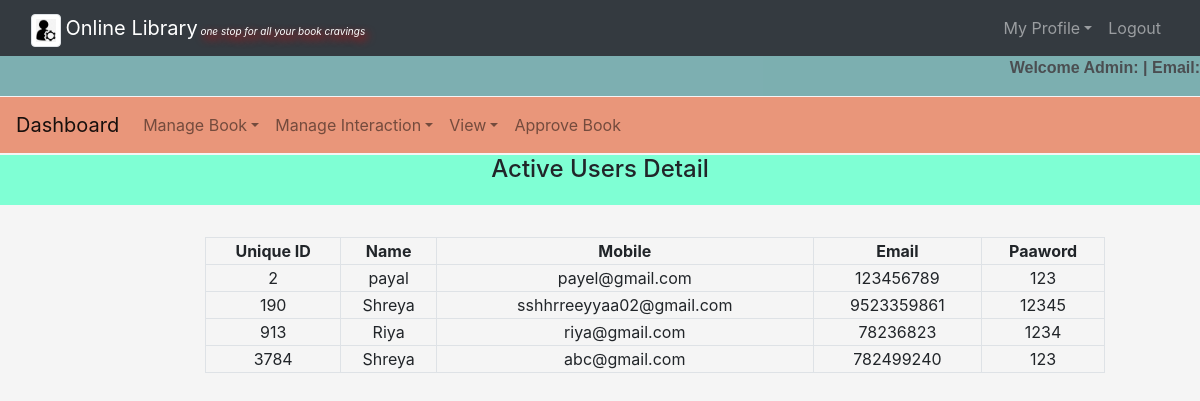
Screenshot of /admin/reg_user.php with the database file from the repository.
### tables this page shows
CREATE TABLE `user` (
  `unid` int(20) NOT NULL,
  `name` varchar(20) NOT NULL,
  `email` varchar(50) NOT NULL,
  `password` varchar(20) NOT NULL,
  `Mobile` varchar(12) NOT NULL
);

### admin/reg_user.php (the view, shortened to what this page needs)
<?php
	require('common.php');
	$connection = mysqli_connect("localhost:3060","root","");
	$query = "select * from user";
?>
<!DOCTYPE html>
<html>
    <body>
            <center><h4 style="background-color:aquamarine;height:50px;margin-top:2px">Active Users Detail</h4><br></center>
		<div class="row">
			<div class="col-md-2"></div>
			<div class="col-md-8">
				<form>
					<table class="table-bordered" width="900px" style="text-align: center">
						<tr>
                            <th>Unique ID</th>
							<th>Name</th>
							<th>Mobile</th>
							<th>Email</th>
                            <th>Paaword</th>
						</tr>
					<?php
						$query_run = mysqli_query($connection,$query);
						while ($row = mysqli_fetch_assoc($query_run)){
                            $unid= $row['unid'];
							$name = $row['name'];
							$email = $row['email'];
							$mobile = $row['Mobile'];
                            $password = $row['password'];
					?>
						<tr>
                            <td><?php echo $unid;?></td>
							<td><?php echo $name;?></td>
							<td><?php echo $email;?></td>
							<td><?php echo $mobile;?></td>
                            <td><?php echo $password;?></td>
						</tr>
					<?php
						}
					?>
				</table>
				</form>
			</div>
			<div class="col-md-2"></div>
		</div>
    </body>
</html>

### admin/common.php (shortened to what this page needs)
<!DOCTYPE html>
<html>
    <head>
        <link rel="stylesheet" href="https://cdn.jsdelivr.net/npm/bootstrap@4.0.0/dist/css/bootstrap.min.css">
        <link rel="stylesheet" type="text/css" href="style1.css">
    </head>
    <body>
        <nav class="navbar navbar-expand-lg navbar-dark bg-dark">
            <div class="container-fluid">
                            <div class="navbar-header">
                                    <img src="ad.png" width="30px" height="30px" class="img-thumbnail">
                                    <a class="navbar-brand" href="admin_dashboard.php">Online Library<i id="subspt">  one stop for all your book cravings</i></a>
                            </div>
                    <ul class="navbar-nav navbar-right">
                        <li class="nav-item dropdown">
                            <a class="nav-link dropdown-toggle" data-toggle="dropdown">My Profile</a>
                        </li>
                        <li class="nav-item"><a class="nav-link" href="logout.php">Logout</a></li>
                    </ul>
                </div>
        </nav>
        <div id="namediv">
             <span><strong>Welcome Admin:
             </strong></span>
             <span><strong>  |  Email:
             </strong></span>
        </div>
        <div class="row">
        <div class="container-fluid">
                <nav class="navbar navbar-light navbar-expand-lg" style="background-color:darksalmon;margin-top: 1px">
                <a class="navbar-brand" href="admin_dashboard.php">Dashboard</a>
                    <ul class="nav navbar-nav navbar-center">
                        <li class="nav-item dropdown">
                            <a class="nav-link dropdown-toggle" data-toggle="dropdown">Manage Book</a>
                        </li>
                        <li class="nav-item dropdown">
                            <a class="nav-link dropdown-toggle" data-toggle="dropdown">Manage Interaction</a>
                        </li>
                        <li class="nav-item dropdown">
                            <a class="nav-link dropdown-toggle" data-toggle="dropdown">View</a>
                        </li>
                        <li class="nav-item">
                            <a href="issue_book.php" class="nav-link">Approve Book</a>
                        </li>
                </ul>
                </nav>
            </div>
            </div>
    </body>
</html>

### admin/style1.css (style rules this page uses)
#subspt { font-size: 10px; text-shadow: 3px 4px 8px red; }
body { background-color: whitesmoke; }
#namediv { background-color: cadetblue; height: 40px; width: 100%; opacity: 0.8; text-align: right; font-family: 'Franklin Gothic Medium', 'Arial Narrow', Arial, sans-serif; }

### rows the page displays
user: unid "2", name "payal", email "payel@gmail.com", Mobile "123456789", password "123"
user: unid "190", name "Shreya", email "sshhrreeyyaa02@gmail.com", Mobile "9523359861", password "12345"
user: unid "913", name "Riya", email "riya@gmail.com", Mobile "78236823", password "1234"
user: unid "3784", name "Shreya", email "abc@gmail.com", Mobile "782499240", password "123"
